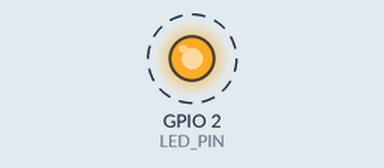
A program run on a simulated ESP32-S3. Shown: output pins drawn as LEDs (lit = HIGH). Dashed ring = blinking. The local clock reads 2024-03-15 10:24:30 at power-on unless the program sets it; what the program prints to the serial monitor is not drawn.

Above: at 3.2 s.
Timing chart, 0 to 6.0 s (numbered marks = the images above):
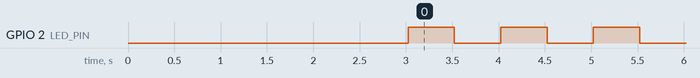

Measured:
- by itself, GPIO 2 (LED_PIN): alternates HIGH for 0.50 s and LOW for 0.50 s

The program:

main.cpp
```cpp
#include <Arduino.h>
#include <rtc.h>
#include <mutex>
#include <FreeRTOS.h>


std::mutex mutex;
#define LED_PIN 2
#define STRF_TIME_BUFFER_SIZE   64
#define TEST_TIME 1764515612


// put function declarations here:
int myFunction(int, int);

String getTime(int64_t &timestamp) {
    time_t now;
    char strftime_buf[STRF_TIME_BUFFER_SIZE];
    struct tm timeinfo;
    time(&now);
    timestamp = now;
    gmtime_r(&now, &timeinfo);
    strftime(strftime_buf, sizeof(strftime_buf), "%c", &timeinfo);
    return strftime_buf;
}

String getTimeLocal(int64_t &timestamp) {
    setenv("TZ", "CET-1CEST,M3.5.0/2,M10.5.0/3", 1);
    tzset();
    time_t now;
    char strftime_buf[STRF_TIME_BUFFER_SIZE];
    struct tm timeinfo;
    time(&now);
    timestamp = now;
    localtime_r(&now, &timeinfo);
    strftime(strftime_buf, sizeof(strftime_buf), "%c", &timeinfo);

    setenv("TZ", "UTC+0", 1);
    tzset();
    return strftime_buf;
}

//convert a network timestamp to unix and set the system time
void convert_network_to_unix() {
    int64_t unix_timestamp = TEST_TIME;
    struct timeval tv;
    tv.tv_sec = unix_timestamp;
    tv.tv_usec = 0;


    if(settimeofday(&tv, NULL) != 0) {
      Serial.println("Error");
    }
}

void test1(){
  setenv("TZ", "UTC+0", 1);
  tzset();
  struct tm t;
  t.tm_sec = 38;
  t.tm_min = 47;
  t.tm_hour = 15;
  t.tm_mday = 30;
  t.tm_mon = 10;
  t.tm_year = 125;
  t.tm_isdst = 0;
  int64_t timestamp = mktime(&t);
  Serial.printf("The timestamp is: %llu", timestamp);
}

void test2(){
  setenv("TZ", "CET-1CEST,M3.5.0/2,M10.5.0/3", 1);
  tzset();
  struct tm t;
  t.tm_sec = 38;
  t.tm_min = 47;
  t.tm_hour = 16;
  t.tm_mday = 30;
  t.tm_mon = 10;
  t.tm_year = 125;
  t.tm_isdst = 0;
  int64_t timestamp = mktime(&t);
  Serial.printf("The timestamp is: %llu", timestamp);
}

void setup() {
  // put your setup code here, to run once:
  Serial.begin(115200);
  delay(3000);
  Serial.println("Hallo Setup");
  pinMode(LED_PIN, OUTPUT);
  int64_t timestamp;


  Serial.printf("The time at system start is: %s, %llu\n", getTime(timestamp).c_str(), timestamp);
  Serial.printf("The localtime at system start is: %s, %llu\n", getTimeLocal(timestamp).c_str(), timestamp);
  convert_network_to_unix();
    Serial.printf("The time at system start is: %s, %llu\n", getTime(timestamp).c_str(), timestamp);
  Serial.printf("The localtime at system start is: %s, %llu\n", getTimeLocal(timestamp).c_str(), timestamp);
  test1();
  test2();
}


void loop() {
  // put your main code here, to run repeatedly:
  digitalWrite(LED_PIN, HIGH);
  delay(500);
  digitalWrite(LED_PIN, LOW);
  delay(500);
    Serial.println("Hallo");

}
```
